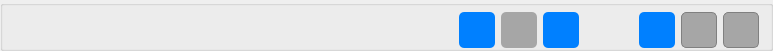
    <widget class="QGroupBox" name="grb_botoes">
     <property name="minimumSize">
      <size>
       <width>773</width>
       <height>51</height>
      </size>
     </property>
     <property name="maximumSize">
      <size>
       <width>16777215</width>
       <height>51</height>
      </size>
     </property>
     <property name="font">
      <font>
       <pointsize>11</pointsize>
      </font>
     </property>
     <property name="title">
      <string/>
     </property>
     <layout class="QHBoxLayout" name="horizontalLayout">
      <property name="topMargin">
       <number>6</number>
      </property>
      <item>
       <widget class="QPushButton" name="btn_primeiro">
        <property name="enabled">
         <bool>false</bool>
        </property>
        <property name="minimumSize">
         <size>
          <width>36</width>
          <height>36</height>
         </size>
        </property>
        <property name="maximumSize">
         <size>
          <width>36</width>
          <height>36</height>
         </size>
        </property>
        <property name="focusPolicy">
         <enum>Qt::NoFocus</enum>
        </property>
        <property name="toolTip">
         <string>Primeiro Registro</string>
        </property>
        <property name="whatsThis">
         <string>&lt;html&gt;&lt;head/&gt;&lt;body&gt;&lt;p&gt;Botão para ir ao primeiro registro&lt;/p&gt;&lt;/body&gt;&lt;/html&gt;</string>
        </property>
        <property name="styleSheet">
         <string notr="true">QPushButton#btn_primeiro{
	border-radius: 5px;
}
QPushButton#btn_primeiro:hover{
	border: 1px solid rgba(33,33,33,.2);
	background: rgba(33,33,33,.1);
}
QPushButton#btn_primeiro:pressed {
	border: 1px solid rgba(33,33,33,.5);
	background: rgba(33,33,33,.2);
}</string>
        </property>
        <property name="text">
         <string/>
        </property>
        <property name="icon">
         <iconset>
          <normaloff>../imagens/nextAll.png</normaloff>../imagens/nextAll.png</iconset>
        </property>
        <property name="iconSize">
         <size>
          <width>36</width>
          <height>36</height>
         </size>
        </property>
        <property name="shortcut">
         <string>Ctrl+Alt+Left</string>
        </property>
        <property name="flat">
         <bool>true</bool>
        </property>
       </widget>
      </item>
      <item>
       <widget class="QPushButton" name="btn_anterior">
        <property name="enabled">
         <bool>false</bool>
        </property>
        <property name="minimumSize">
         <size>
          <width>36</width>
          <height>36</height>
         </size>
        </property>
        <property name="maximumSize">
         <size>
          <width>36</width>
          <height>36</height>
         </size>
        </property>
        <property name="focusPolicy">
         <enum>Qt::NoFocus</enum>
        </property>
        <property name="toolTip">
         <string>Registro Anterior</string>
        </property>
        <property name="whatsThis">
         <string>&lt;html&gt;&lt;head/&gt;&lt;body&gt;&lt;p&gt;Botão para ir ao registro anterior&lt;/p&gt;&lt;/body&gt;&lt;/html&gt;</string>
        </property>
        <property name="styleSheet">
         <string notr="true">QPushButton#btn_anterior{
	border-radius: 5px;
}
QPushButton#btn_anterior:hover{
	border: 1px solid rgba(33,33,33,.2);
	background: rgba(33,33,33,.1);
}
QPushButton#btn_anterior:pressed {
	border: 1px solid rgba(33,33,33,.5);
	background: rgba(33,33,33,.2);
}</string>
        </property>
        <property name="text">
         <string/>
        </property>
        <property name="icon">
         <iconset>
          <normaloff>../imagens/next.png</normaloff>../imagens/next.png</iconset>
        </property>
        <property name="iconSize">
         <size>
          <width>36</width>
          <height>36</height>
         </size>
        </property>
        <property name="shortcut">
         <string>Ctrl+Left</string>
        </property>
        <property name="flat">
         <bool>true</bool>
        </property>
       </widget>
      </item>
      <item>
       <widget class="QPushButton" name="btn_proximo">
        <property name="enabled">
         <bool>false</bool>
        </property>
        <property name="minimumSize">
         <size>
          <width>36</width>
          <height>36</height>
         </size>
        </property>
        <property name="maximumSize">
         <size>
          <width>36</width>
          <height>36</height>
         </size>
        </property>
        <property name="focusPolicy">
         <enum>Qt::NoFocus</enum>
        </property>
        <property name="toolTip">
         <string>Próxima Registro</string>
        </property>
        <property name="whatsThis">
         <string>&lt;html&gt;&lt;head/&gt;&lt;body&gt;&lt;p&gt;Botão para ir ao próximo registro&lt;/p&gt;&lt;/body&gt;&lt;/html&gt;</string>
        </property>
        <property name="styleSheet">
         <string notr="true">QPushButton#btn_proximo{
	border-radius: 5px;
}
QPushButton#btn_proximo:hover{
	border: 1px solid rgba(33,33,33,.2);
	background: rgba(33,33,33,.1);
}
QPushButton#btn_proximo:pressed {
	border: 1px solid rgba(33,33,33,.5);
	background: rgba(33,33,33,.2);
}</string>
        </property>
        <property name="text">
         <string/>
        </property>
        <property name="icon">
         <iconset>
          <normaloff>../imagens/previous.png</normaloff>../imagens/previous.png</iconset>
        </property>
        <property name="iconSize">
         <size>
          <width>36</width>
          <height>36</height>
         </size>
        </property>
        <property name="shortcut">
         <string>Ctrl+Right</string>
        </property>
        <property name="flat">
         <bool>true</bool>
        </property>
       </widget>
      </item>
      <item>
       <widget class="QPushButton" name="btn_ultimo">
        <property name="enabled">
         <bool>false</bool>
        </property>
        <property name="minimumSize">
         <size>
          <width>36</width>
          <height>36</height>
         </size>
        </property>
        <property name="maximumSize">
         <size>
          <width>36</width>
          <height>36</height>
         </size>
        </property>
        <property name="focusPolicy">
         <enum>Qt::NoFocus</enum>
        </property>
        <property name="toolTip">
         <string>Última Registro</string>
        </property>
        <property name="whatsThis">
         <string>&lt;html&gt;&lt;head/&gt;&lt;body&gt;&lt;p&gt;Botão para ir ao ultimo registro&lt;/p&gt;&lt;/body&gt;&lt;/html&gt;</string>
        </property>
        <property name="styleSheet">
         <string notr="true">QPushButton#btn_ultimo{
	border-radius: 5px;
}
QPushButton#btn_ultimo:hover{
	border: 1px solid rgba(33,33,33,.2);
	background: rgba(33,33,33,.1);
}
QPushButton#btn_ultimo:pressed {
	border: 1px solid rgba(33,33,33,.5);
	background: rgba(33,33,33,.2);
}</string>
        </property>
        <property name="text">
         <string/>
        </property>
        <property name="icon">
         <iconset>
          <normaloff>../imagens/PreviousAll.png</normaloff>../imagens/PreviousAll.png</iconset>
        </property>
        <property name="iconSize">
         <size>
          <width>36</width>
          <height>36</height>
         </size>
        </property>
        <property name="shortcut">
         <string>Ctrl+Alt+Right</string>
        </property>
        <property name="flat">
         <bool>true</bool>
        </property>
       </widget>
      </item>
      <item>
       <spacer name="separacao_botoes_do_meio_do_navegadores">
        <property name="orientation">
         <enum>Qt::Horizontal</enum>
        </property>
        <property name="sizeHint" stdset="0">
         <size>
          <width>40</width>
          <height>20</height>
         </size>
        </property>
       </spacer>
      </item>
      <item>
       <widget class="QPushButton" name="btn_pesquisar_registro">
        <property name="minimumSize">
         <size>
          <width>36</width>
          <height>36</height>
         </size>
        </property>
        <property name="maximumSize">
         <size>
          <width>36</width>
          <height>36</height>
         </size>
        </property>
        <property name="focusPolicy">
         <enum>Qt::NoFocus</enum>
        </property>
        <property name="toolTip">
         <string>Pesquisar</string>
        </property>
        <property name="whatsThis">
         <string>&lt;html&gt;&lt;head/&gt;&lt;body&gt;&lt;p&gt;Botão para pesquisar os registros do veiculo&lt;/p&gt;&lt;/body&gt;&lt;/html&gt;</string>
        </property>
        <property name="styleSheet">
         <string notr="true">QPushButton#btn_pesquisar_registro{
	border-radius: 5px;
}
QPushButton#btn_pesquisar_registro:hover{
	border: 1px solid rgba(33,33,33,.2);
	background: rgba(33,33,33,.1);
}
QPushButton#btn_pesquisar_registro:pressed {
	border: 1px solid rgba(33,33,33,.5);
	background: rgba(33,33,33,.2);
}</string>
        </property>
        <property name="text">
         <string/>
        </property>
        <property name="icon">
         <iconset>
          <normaloff>../imagens/edit_find_replace.png</normaloff>../imagens/edit_find_replace.png</iconset>
        </property>
        <property name="iconSize">
         <size>
          <width>36</width>
          <height>30</height>
         </size>
        </property>
        <property name="shortcut">
         <string>F12</string>
        </property>
        <property name="flat">
         <bool>true</bool>
        </property>
       </widget>
      </item>
      <item>
       <widget class="QPushButton" name="btn_pesquisar_codigo">
        <property name="minimumSize">
         <size>
          <width>36</width>
          <height>36</height>
         </size>
        </property>
        <property name="maximumSize">
         <size>
          <width>36</width>
          <height>36</height>
         </size>
        </property>
        <property name="focusPolicy">
         <enum>Qt::NoFocus</enum>
        </property>
        <property name="toolTip">
         <string>Buscar</string>
        </property>
        <property name="whatsThis">
         <string>&lt;html&gt;&lt;head/&gt;&lt;body&gt;&lt;p&gt;Botão para buscar transportadora pelo veiculo&lt;/p&gt;&lt;/body&gt;&lt;/html&gt;</string>
        </property>
        <property name="styleSheet">
         <string notr="true">QPushButton#btn_pesquisar_codigo{
	border-radius: 5px;
}
QPushButton#btn_pesquisar_codigo:hover{
	border: 1px solid rgba(33,33,33,.2);
	background: rgba(33,33,33,.1);
}
QPushButton#btn_pesquisar_codigo:pressed {
	border: 1px solid rgba(33,33,33,.5);
	background: rgba(33,33,33,.2);
}</string>
        </property>
        <property name="text">
         <string/>
        </property>
        <property name="icon">
         <iconset>
          <normaloff>../imagens/dialog-ok.png</normaloff>../imagens/dialog-ok.png</iconset>
        </property>
        <property name="iconSize">
         <size>
          <width>30</width>
          <height>30</height>
         </size>
        </property>
        <property name="shortcut">
         <string>Ctrl+N</string>
        </property>
        <property name="flat">
         <bool>true</bool>
        </property>
       </widget>
      </item>
      <item>
       <widget class="QPushButton" name="btn_imprimir">
        <property name="minimumSize">
         <size>
          <width>36</width>
          <height>36</height>
         </size>
        </property>
        <property name="maximumSize">
         <size>
          <width>36</width>
          <height>36</height>
         </size>
        </property>
        <property name="focusPolicy">
         <enum>Qt::NoFocus</enum>
        </property>
        <property name="toolTip">
         <string>Imprimir</string>
        </property>
        <property name="whatsThis">
         <string>&lt;html&gt;&lt;head/&gt;&lt;body&gt;&lt;p&gt;Botão para imprimir registro do veiculo&lt;/p&gt;&lt;/body&gt;&lt;/html&gt;</string>
        </property>
        <property name="styleSheet">
         <string notr="true">QPushButton#btn_imprimir{
	border-radius: 5px;
}
QPushButton#btn_imprimir:hover{
	border: 1px solid rgba(33,33,33,.2);
	background: rgba(33,33,33,.1);
}
QPushButton#btn_imprimir:pressed {
	border: 1px solid rgba(33,33,33,.5);
	background: rgba(33,33,33,.2);
}</string>
        </property>
        <property name="text">
         <string/>
        </property>
        <property name="icon">
         <iconset>
          <normaloff>../imagens/print.png</normaloff>../imagens/print.png</iconset>
        </property>
        <property name="iconSize">
         <size>
          <width>36</width>
          <height>36</height>
         </size>
        </property>
        <property name="shortcut">
         <string>Ctrl+P</string>
        </property>
        <property name="flat">
         <bool>true</bool>
        </property>
       </widget>
      </item>
      <item>
       <widget class="QPushButton" name="btn_copiar">
        <property name="minimumSize">
         <size>
          <width>36</width>
          <height>36</height>
         </size>
        </property>
        <property name="maximumSize">
         <size>
          <width>36</width>
          <height>36</height>
         </size>
        </property>
        <property name="focusPolicy">
         <enum>Qt::NoFocus</enum>
        </property>
        <property name="toolTip">
         <string>Duplicar</string>
        </property>
        <property name="whatsThis">
         <string>&lt;html&gt;&lt;head/&gt;&lt;body&gt;&lt;p&gt;Botão para duplicar registro&lt;/p&gt;&lt;/body&gt;&lt;/html&gt;</string>
        </property>
        <property name="styleSheet">
         <string notr="true">QPushButton#btn_copiar{
	border-radius: 5px;
}
QPushButton#btn_copiar:hover{
	border: 1px solid rgba(33,33,33,.2);
	background: rgba(33,33,33,.1);
}
QPushButton#btn_copiar:pressed {
	border: 1px solid rgba(33,33,33,.5);
	background: rgba(33,33,33,.2);
}</string>
        </property>
        <property name="text">
         <string/>
        </property>
        <property name="icon">
         <iconset>
          <normaloff>../imagens/copy-1.png</normaloff>../imagens/copy-1.png</iconset>
        </property>
        <property name="iconSize">
         <size>
          <width>36</width>
          <height>36</height>
         </size>
        </property>
        <property name="flat">
         <bool>true</bool>
        </property>
       </widget>
      </item>
      <item>
       <spacer name="separacao_botes_meio_do_acoes_pesar">
        <property name="orientation">
         <enum>Qt::Horizontal</enum>
        </property>
        <property name="sizeHint" stdset="0">
         <size>
          <width>40</width>
          <height>20</height>
         </size>
        </property>
       </spacer>
      </item>
      <item>
       <widget class="QPushButton" name="btn_abrir_pesagem">
        <property name="minimumSize">
         <size>
          <width>36</width>
          <height>36</height>
         </size>
        </property>
        <property name="maximumSize">
         <size>
          <width>36</width>
          <height>36</height>
         </size>
        </property>
        <property name="font">
         <font>
          <pointsize>11</pointsize>
          <weight>50</weight>
          <bold>false</bold>
         </font>
        </property>
        <property name="focusPolicy">
         <enum>Qt::NoFocus</enum>
        </property>
        <property name="toolTip">
         <string>Abrir Pesagem</string>
        </property>
        <property name="whatsThis">
         <string>&lt;html&gt;&lt;head/&gt;&lt;body&gt;&lt;p&gt;Botão para abrir pesagem&lt;/p&gt;&lt;/body&gt;&lt;/html&gt;</string>
        </property>
        <property name="styleSheet">
         <string notr="true">QPushButton#btn_abrir_pesagem{
	background-color: #0080ff ;
	color: #fff;
	border-radius: 5px;
}
QPushButton#btn_abrir_pesagem:hover{
	background-color:  #0073e6;
}
QPushButton#btn_abrir_pesagem:pressed {
	background-color: #0059b3;
}
QPushButton#btn_abrir_pesagem:disabled {
	background-color:  #a6a6a6;
	color: #6a6767;
}</string>
        </property>
        <property name="text">
         <string/>
        </property>
        <property name="icon">
         <iconset>
          <normaloff>../imagens/addNew.png</normaloff>../imagens/addNew.png</iconset>
        </property>
        <property name="iconSize">
         <size>
          <width>36</width>
          <height>36</height>
         </size>
        </property>
        <property name="shortcut">
         <string>Ctrl+N</string>
        </property>
       </widget>
      </item>
      <item>
       <widget class="QPushButton" name="btn_fechar_pesagem">
        <property name="enabled">
         <bool>false</bool>
        </property>
        <property name="minimumSize">
         <size>
          <width>36</width>
          <height>36</height>
         </size>
        </property>
        <property name="maximumSize">
         <size>
          <width>36</width>
          <height>36</height>
         </size>
        </property>
        <property name="font">
         <font>
          <pointsize>11</pointsize>
          <weight>50</weight>
          <bold>false</bold>
         </font>
        </property>
        <property name="focusPolicy">
         <enum>Qt::NoFocus</enum>
        </property>
        <property name="toolTip">
         <string>Fechar Pesagem</string>
        </property>
        <property name="whatsThis">
         <string>&lt;html&gt;&lt;head/&gt;&lt;body&gt;&lt;p&gt;Botão para fechar o registro de pesagem&lt;/p&gt;&lt;/body&gt;&lt;/html&gt;</string>
        </property>
        <property name="styleSheet">
         <string notr="true">QPushButton#btn_fechar_pesagem{
	background-color: #0080ff ;
	color: #fff;
	border-radius: 5px;
}
QPushButton#btn_fechar_pesagem:hover{
	background-color:  #0073e6;
}
QPushButton#btn_fechar_pesagem:pressed {
	background-color: #0059b3;
}
QPushButton#btn_fechar_pesagem:disabled {
	background-color:  #a6a6a6;
	color: #6a6767;
}</string>
        </property>
        <property name="text">
         <string/>
        </property>
        <property name="icon">
         <iconset>
          <normaloff>../imagens/editFile.png</normaloff>../imagens/editFile.png</iconset>
        </property>
        <property name="iconSize">
         <size>
          <width>36</width>
          <height>36</height>
         </size>
        </property>
        <property name="shortcut">
         <string>Ctrl+E</string>
        </property>
       </widget>
      </item>
      <item>
       <widget class="QPushButton" name="btn_finalizar">
        <property name="minimumSize">
         <size>
          <width>36</width>
          <height>36</height>
         </size>
        </property>
        <property name="maximumSize">
         <size>
          <width>36</width>
          <height>36</height>
         </size>
        </property>
        <property name="font">
         <font>
          <pointsize>11</pointsize>
         </font>
        </property>
        <property name="focusPolicy">
         <enum>Qt::NoFocus</enum>
        </property>
        <property name="toolTip">
         <string>Finalisar Pesagem</string>
        </property>
        <property name="whatsThis">
         <string>&lt;html&gt;&lt;head/&gt;&lt;body&gt;&lt;p&gt;Botão para colocar a situação da pesagem como finalizada&lt;/p&gt;&lt;/body&gt;&lt;/html&gt;</string>
        </property>
        <property name="styleSheet">
         <string notr="true">QPushButton#btn_finalizar{
	background-color: #0080ff ;
	color: #fff;
	border-radius: 5px;
}
QPushButton#btn_finalizar:hover{
	background-color:  #0073e6;
}
QPushButton#btn_finalizar:pressed {
	background-color: #0059b3;
}
QPushButton#btn_finalizar:disabled {
	background-color:  #a6a6a6;
	color: #6a6767;
	border: 1px solid gray;
}</string>
        </property>
        <property name="text">
         <string/>
        </property>
        <property name="icon">
         <iconset>
          <normaloff>../imagens/finalisar_pesagem.png</normaloff>../imagens/finalisar_pesagem.png</iconset>
        </property>
        <property name="iconSize">
         <size>
          <width>30</width>
          <height>30</height>
         </size>
        </property>
        <property name="shortcut">
         <string>Ctrl+S</string>
        </property>
       </widget>
      </item>
      <item>
       <spacer name="horizontalSpacer">
        <property name="orientation">
         <enum>Qt::Horizontal</enum>
        </property>
        <property name="sizeHint" stdset="0">
         <size>
          <width>40</width>
          <height>20</height>
         </size>
        </property>
       </spacer>
      </item>
      <item>
       <widget class="QPushButton" name="btn_salvar">
        <property name="minimumSize">
         <size>
          <width>36</width>
          <height>36</height>
         </size>
        </property>
        <property name="maximumSize">
         <size>
          <width>36</width>
          <height>36</height>
         </size>
        </property>
        <property name="font">
         <font>
          <pointsize>11</pointsize>
         </font>
        </property>
        <property name="focusPolicy">
         <enum>Qt::NoFocus</enum>
        </property>
        <property name="toolTip">
         <string>Salvar</string>
        </property>
        <property name="whatsThis">
         <string>&lt;html&gt;&lt;head/&gt;&lt;body&gt;&lt;p&gt;Botão para salvar o registro do veiculo&lt;/p&gt;&lt;/body&gt;&lt;/html&gt;</string>
        </property>
        <property name="styleSheet">
         <string notr="true">QPushButton#btn_salvar{
	background-color: #0080ff ;
	color: #fff;
	border-radius: 5px;
}
QPushButton#btn_salvar:hover{
	background-color:  #0073e6;
}
QPushButton#btn_salvar:pressed {
	background-color: #0059b3;
}
QPushButton#btn_salvar:disabled {
	background-color:  #a6a6a6;
	color: #6a6767;
	border: 1px solid gray;
}</string>
        </property>
        <property name="text">
         <string/>
        </property>
        <property name="icon">
         <iconset>
          <normaloff>../imagens/save-file.png</normaloff>../imagens/save-file.png</iconset>
        </property>
        <property name="iconSize">
         <size>
          <width>36</width>
          <height>36</height>
         </size>
        </property>
        <property name="shortcut">
         <string>Ctrl+S</string>
        </property>
       </widget>
      </item>
      <item>
       <widget class="QPushButton" name="btn_cancelar">
        <property name="enabled">
         <bool>false</bool>
        </property>
        <property name="minimumSize">
         <size>
          <width>36</width>
          <height>36</height>
         </size>
        </property>
        <property name="maximumSize">
         <size>
          <width>36</width>
          <height>36</height>
         </size>
        </property>
        <property name="font">
         <font>
          <pointsize>11</pointsize>
         </font>
        </property>
        <property name="focusPolicy">
         <enum>Qt::NoFocus</enum>
        </property>
        <property name="toolTip">
         <string>Cancelar</string>
        </property>
        <property name="whatsThis">
         <string>&lt;html&gt;&lt;head/&gt;&lt;body&gt;&lt;p&gt;Botão para cancelar a operação&lt;/p&gt;&lt;/body&gt;&lt;/html&gt;</string>
        </property>
        <property name="styleSheet">
         <string notr="true">QPushButton#btn_cancelar{
	background-color: #0080ff ;
	color: #fff;
	border-radius: 5px;
}
QPushButton#btn_cancelar:hover{
	background-color:  #0073e6;
}
QPushButton#btn_cancelar:pressed {
	background-color: #0059b3;
}
QPushButton#btn_cancelar:disabled {
	background-color:  #a6a6a6;
	color: #6a6767;
	border: 1px solid gray;
}</string>
        </property>
        <property name="text">
         <string/>
        </property>
        <property name="icon">
         <iconset>
          <normaloff>../imagens/cancelfile.png</normaloff>../imagens/cancelfile.png</iconset>
        </property>
        <property name="iconSize">
         <size>
          <width>36</width>
          <height>36</height>
         </size>
        </property>
        <property name="shortcut">
         <string>Ctrl+F</string>
        </property>
       </widget>
      </item>
      <item>
       <widget class="QPushButton" name="btn_deletar">
        <property name="enabled">
         <bool>false</bool>
        </property>
        <property name="minimumSize">
         <size>
          <width>36</width>
          <height>36</height>
         </size>
        </property>
        <property name="maximumSize">
         <size>
          <width>36</width>
          <height>36</height>
         </size>
        </property>
        <property name="font">
         <font>
          <pointsize>11</pointsize>
         </font>
        </property>
        <property name="focusPolicy">
         <enum>Qt::NoFocus</enum>
        </property>
        <property name="toolTip">
         <string>Deletar</string>
        </property>
        <property name="whatsThis">
         <string>&lt;html&gt;&lt;head/&gt;&lt;body&gt;&lt;p&gt;Botão de deletar o registro do veiculo&lt;/p&gt;&lt;/body&gt;&lt;/html&gt;</string>
        </property>
        <property name="styleSheet">
         <string notr="true">QPushButton#btn_deletar{
	background-color: #0080ff ;
	color: #fff;
	border-radius: 5px;
}
QPushButton#btn_deletar:hover{
	background-color:  #0073e6;
}
QPushButton#btn_deletar:pressed {
	background-color: #0059b3;
}
QPushButton#btn_deletar:disabled {
	background-color:  #a6a6a6;
	color: #6a6767;
	border: 1px solid gray;
}</string>
        </property>
        <property name="text">
         <string/>
        </property>
        <property name="icon">
         <iconset>
          <normaloff>../imagens/delet.png</normaloff>../imagens/delet.png</iconset>
        </property>
        <property name="iconSize">
         <size>
          <width>36</width>
          <height>36</height>
         </size>
        </property>
        <property name="shortcut">
         <string>Ctrl+D</string>
        </property>
       </widget>
      </item>
     </layout>
    </widget>
